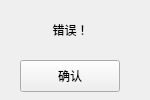
<?xml version="1.0" encoding="UTF-8"?>
<ui version="4.0">
 <class>Form</class>
 <widget class="QWidget" name="Form">
  <property name="geometry">
   <rect>
    <x>0</x>
    <y>0</y>
    <width>150</width>
    <height>100</height>
   </rect>
  </property>
  <property name="minimumSize">
   <size>
    <width>150</width>
    <height>100</height>
   </size>
  </property>
  <property name="maximumSize">
   <size>
    <width>150</width>
    <height>100</height>
   </size>
  </property>
  <property name="windowTitle">
   <string>Form</string>
  </property>
  <widget class="QLabel" name="message">
   <property name="geometry">
    <rect>
     <x>20</x>
     <y>10</y>
     <width>101</width>
     <height>40</height>
    </rect>
   </property>
   <property name="sizePolicy">
    <sizepolicy hsizetype="Preferred" vsizetype="Preferred">
     <horstretch>0</horstretch>
     <verstretch>0</verstretch>
    </sizepolicy>
   </property>
   <property name="styleSheet">
    <string notr="true"/>
   </property>
   <property name="text">
    <string>错误！</string>
   </property>
   <property name="scaledContents">
    <bool>false</bool>
   </property>
   <property name="alignment">
    <set>Qt::AlignCenter</set>
   </property>
  </widget>
  <widget class="QPushButton" name="ensure">
   <property name="geometry">
    <rect>
     <x>20</x>
     <y>60</y>
     <width>100</width>
     <height>32</height>
    </rect>
   </property>
   <property name="text">
    <string>确认</string>
   </property>
  </widget>
 </widget>
 <resources/>
 <connections/>
</ui>
